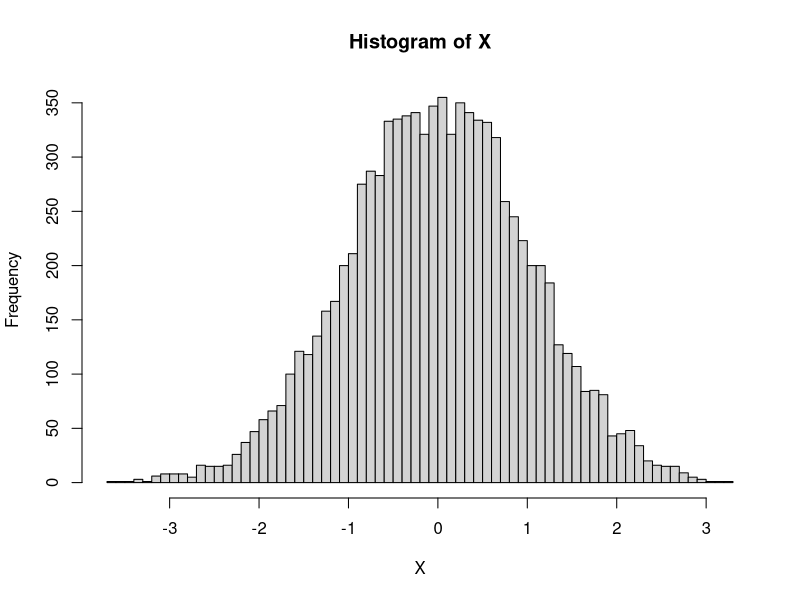
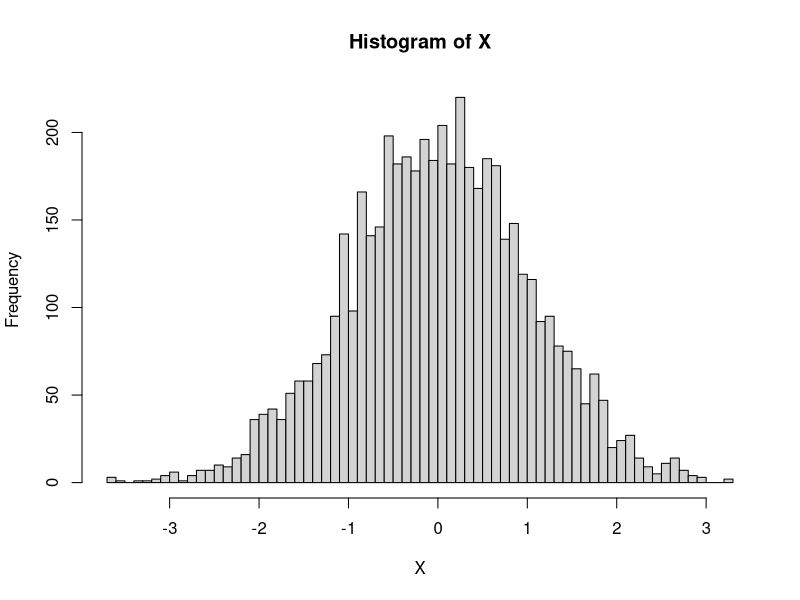

The R source for these figures, in order:
rm(list=ls());

n <- 9000;
X <- rnorm(n);
h <- hist(X, breaks=50);
print(data.frame(h$mids, h$density));

X <- sample(h$mids, 5000, prob=h$density, replace=T);

print(data.frame( mu=mean(X), sigma=sd(X), sigma2=var(X) ));
hist(X, breaks=50);